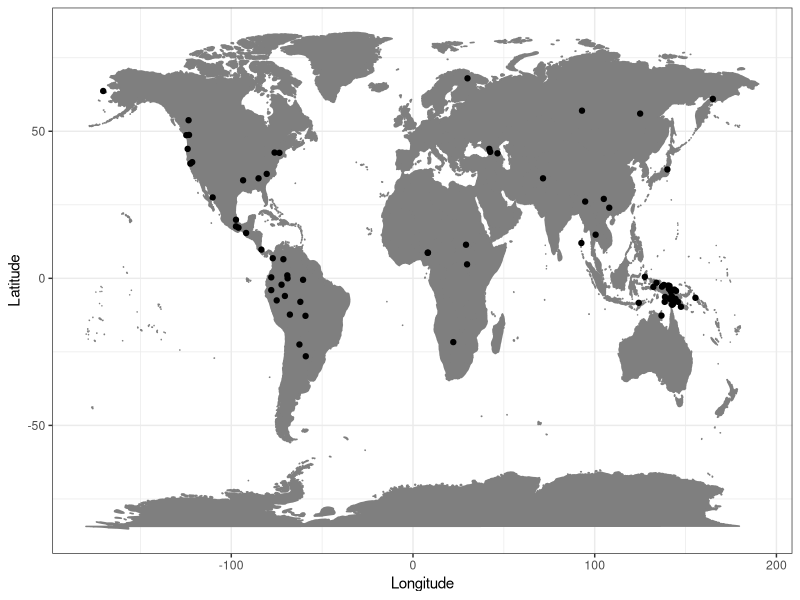

This chart was generated by the following R code:
library(tidyverse)
library(maps)
library(geosphere)
library(viridis)

homelands <- read_csv('Wichmann_etal2010.csv')

ggplot(data=homelands, aes(x=longitude,y=latitude)) + 
  borders("world", colour="gray50", fill="gray50") + 
  geom_point() +
  scale_color_viridis(discrete = TRUE) +
  theme_bw() +
  xlab("Longitude") +
  ylab("Latitude")
